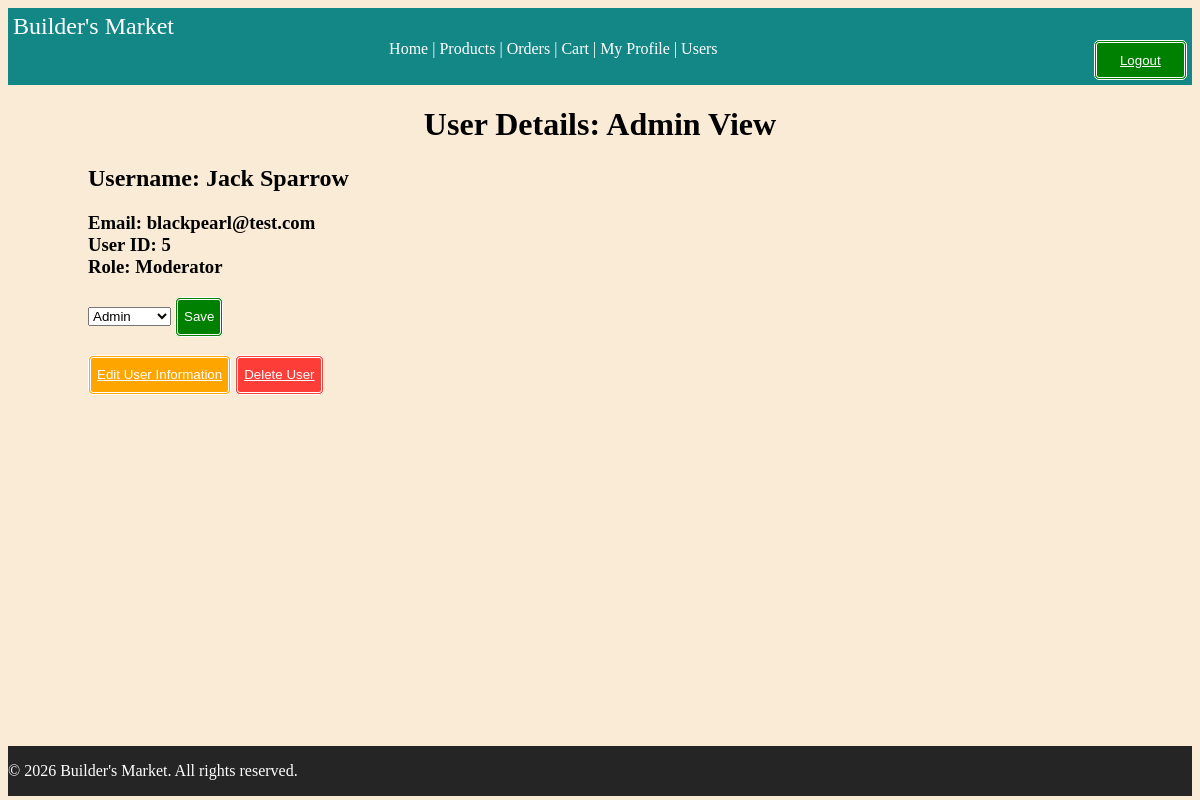
/admin/users/5 (signed in), run on an earlier commit of the app's database.
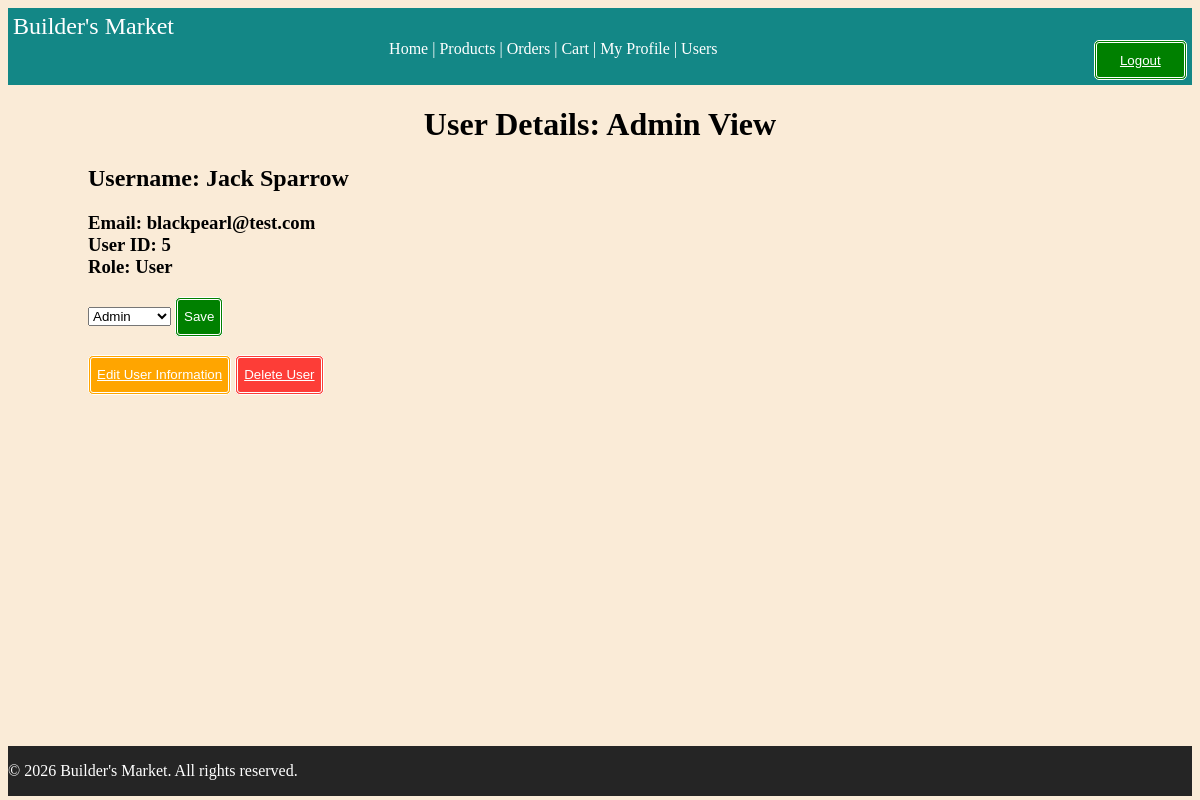
And on a later commit of the database.
### tables this page shows
CREATE TABLE roles (
    role_id INTEGER PRIMARY KEY,
    role_name VARCHAR(50) NOT NULL UNIQUE,
    description TEXT NOT NULL,
    created_at DATETIME DEFAULT CURRENT_TIMESTAMP
);

### routes/admin.py (the view)
@admin_bp.route('/users/<int:user_id>', methods=['GET'])
@require_auth
@user_role_required('Admin')
def user_detail(user_id):
    user = User.FromID(user_id)
    roles = Role.GetAll()
    if user is None:
        abort(404)
    return render_template('admin/user_detail.html', user = user, roles = roles)

### auth/auths.py (called while the page is built)
def require_auth(f):
    @wraps(f)
    def wrapped_view(*args, **kwargs):
        if not g.get("user"):
          abort(401)
        return f(*args, **kwargs)
    return wrapped_view

def user_role_required(*roles):
    def decorator(f):
        @wraps(f)
        def wrapped_view(*arg, **kwargs):
            if g.user is None:
                flash("Not Authenticated. Please Login")
                abort(401)
            user_role = (g.user.role or "").strip().lower()
            allowed_roles = [r.strip().lower() for r in roles]
            if user_role not in allowed_roles:
                abort(403)
            print(f"Role '{roles}' required for: {request.path}")  # Debugging statement
            return f(*arg, **kwargs)
        return wrapped_view
    return decorator

### database/connection.py (called while the page is built)
def get_connection():
    try:
        conn = sqlite3.connect(Config.DATABASE)
        conn.row_factory = sqlite3.Row
        return conn
    except Error as e:
        print(f"Database connection error: {e}")
        return None

### templates/admin/user_detail.html (shortened to what this page needs)
{% extends "base.html" %}
{% block content %}
<h1> User Details: Admin View </h1>
<h2> Username: {{user.username}} </h2>    <h3>Email: {{user.email}} <br> User ID: {{user.user_id}}  <br> Role: {{user.role}} </h3>
<form method="POST" action="{{ url_for('admin.update_user_role', user_id=user.user_id) }}">
<select name="role_id">
    {% for role in roles %}
        <option value="{{ role.role_id }}"
            {% if role.role_id == user.role_id %}selected{% endif %}>
            {{ role.role_name }}
        </option>
    {% endfor %}
</select>
<button type="submit"  class="greenButton"> Save </button>
</form>
<br>
    <button class="orangeButton">
        <a href="{{ url_for ('admin.edit_user', user_id = user.user_id)}}">
            Edit User Information </a>
    </button>
    <button class="redButton">
        <a  href="{{ url_for ('admin.delete_user', user_id = user.user_id)}}">  Delete User </a>
    </button>
<br>
{% endblock %}

What changed in the data, as far as the page shows it:
no longer on this page (row edited): roles: role "Moderator"
now on this page (row edited): roles: role "User"
